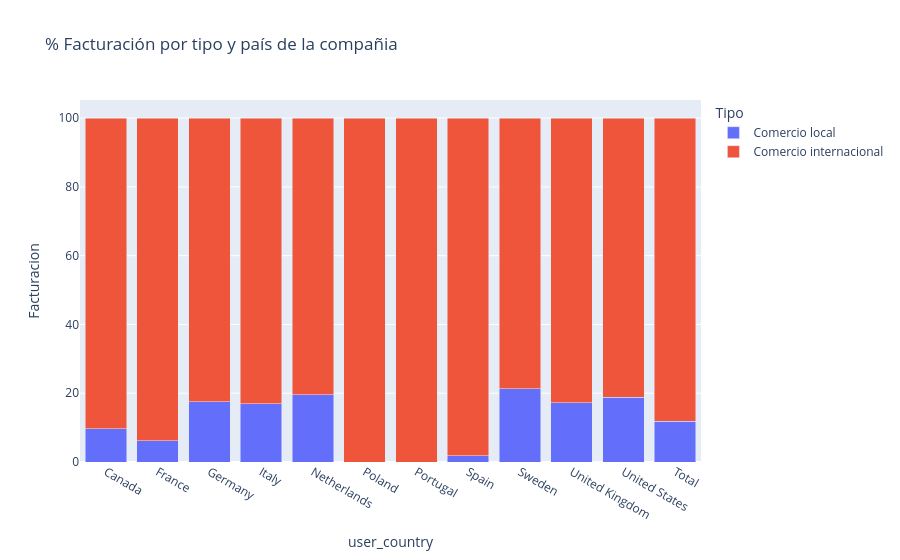

Notebook source saved alongside this figure:
### Code cell
px.bar(
    data_frame=facturacion_pais_melt,
    x='user_country',
    y='Facturacion',
    color='Tipo',
    barmode='stack',
    title='% Facturación por tipo y país de la compañia'
)

### Figure 1 — Plotly figure (JSON) as saved in the notebook; plotly's stock layout.template omitted (floating-point values rounded to 4 significant figures)
{"data": [{"hovertemplate": "Tipo=Comercio local<br>user_country=%{x}<br>Facturacion=%{y}<extra></extra>", "legendgroup": "Comercio local", "marker": {"color": "#636efa", "pattern": {"shape": ""}}, "name": "Comercio local", "orientation": "v", "showlegend": true, "textposition": "auto", "type": "bar", "x": ["Canada", "France", "Germany", "Italy", "Netherlands", "Poland", "Portugal", "Spain", "Sweden", "United Kingdom", "United States", "Total"], "xaxis": "x", "y": [9.61, 6.23, 17.45, 17.01, 19.51, 0.0, 0.0, 1.82, 21.27, 17.28, 18.88, 11.88], "yaxis": "y"}, {"hovertemplate": "Tipo=Comercio internacional<br>user_country=%{x}<br>Facturacion=%{y}<extra></extra>", "legendgroup": "Comercio internacional", "marker": {"color": "#EF553B", "pattern": {"shape": ""}}, "name": "Comercio internacional", "orientation": "v", "showlegend": true, "textposition": "auto", "type": "bar", "x": ["Canada", "France", "Germany", "Italy", "Netherlands", "Poland", "Portugal", "Spain", "Sweden", "United Kingdom", "United States", "Total"], "xaxis": "x", "y": [90.39, 93.77, 82.55, 82.99, 80.49, 100.0, 100.0, 98.18, 78.73, 82.72, 81.12, 88.12], "yaxis": "y"}], "layout": {"barmode": "stack", "legend": {"title": {"text": "Tipo"}, "tracegroupgap": 0}, "title": {"text": "% Facturación por tipo y país de la compañia"}, "xaxis": {"anchor": "y", "domain": [0, 1], "title": {"text": "user_country"}}, "yaxis": {"anchor": "x", "domain": [0, 1], "title": {"text": "Facturacion"}}}}
